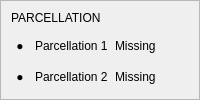
                             <widget class="QFrame" name="frameFilesStatusParcellation">
                              <property name="frameShape">
                               <enum>QFrame::Shape::StyledPanel</enum>
                              </property>
                              <property name="frameShadow">
                               <enum>QFrame::Shadow::Raised</enum>
                              </property>
                              <property name="uiRole" stdset="0">
                               <string>statusGroupCard</string>
                              </property>
                              <layout class="QVBoxLayout" name="frameFilesStatusParcellationLayout">
                               <property name="spacing">
                                <number>6</number>
                               </property>
                               <property name="leftMargin">
                                <number>10</number>
                               </property>
                               <property name="topMargin">
                                <number>8</number>
                               </property>
                               <property name="rightMargin">
                                <number>10</number>
                               </property>
                               <property name="bottomMargin">
                                <number>10</number>
                               </property>
                               <item>
                                <widget class="QLabel" name="frameFilesStatusParcellationTitle">
                                 <property name="minimumSize">
                                  <size>
                                   <width>0</width>
                                   <height>18</height>
                                  </size>
                                 </property>
                                 <property name="maximumSize">
                                  <size>
                                   <width>16777215</width>
                                   <height>18</height>
                                  </size>
                                 </property>
                                 <property name="text">
                                  <string>PARCELLATION</string>
                                 </property>
                                 <property name="uiRole" stdset="0">
                                  <string>statusGroupTitle</string>
                                 </property>
                                </widget>
                               </item>
                               <item>
                                <layout class="QGridLayout" name="frameFilesStatusParcellationGrid" columnstretch="0,0,0">
                                 <property name="leftMargin">
                                  <number>0</number>
                                 </property>
                                 <property name="topMargin">
                                  <number>0</number>
                                 </property>
                                 <property name="rightMargin">
                                  <number>0</number>
                                 </property>
                                 <property name="bottomMargin">
                                  <number>0</number>
                                 </property>
                                 <property name="horizontalSpacing">
                                  <number>6</number>
                                 </property>
                                 <property name="verticalSpacing">
                                  <number>5</number>
                                 </property>
                                 <item row="0" column="0">
                                  <widget class="QLabel" name="pill_FilesCoreg_Parcel1">
                                   <property name="minimumSize">
                                    <size>
                                     <width>18</width>
                                     <height>0</height>
                                    </size>
                                   </property>
                                   <property name="maximumSize">
                                    <size>
                                     <width>18</width>
                                     <height>16777215</height>
                                    </size>
                                   </property>
                                   <property name="text">
                                    <string>●</string>
                                   </property>
                                   <property name="alignment">
                                    <set>Qt::AlignmentFlag::AlignCenter</set>
                                   </property>
                                   <property name="uiRole" stdset="0">
                                    <string>statusPill</string>
                                   </property>
                                   <property name="status" stdset="0">
                                    <string>missing</string>
                                   </property>
                                  </widget>
                                 </item>
                                 <item row="0" column="1">
                                  <widget class="QLabel" name="label_FilesCoreg_Parcel1">
                                   <property name="minimumSize">
                                    <size>
                                     <width>0</width>
                                     <height>0</height>
                                    </size>
                                   </property>
                                   <property name="text">
                                    <string>Parcellation 1</string>
                                   </property>
                                   <property name="uiRole" stdset="0">
                                    <string>statusName</string>
                                   </property>
                                  </widget>
                                 </item>
                                 <item row="0" column="2">
                                  <widget class="QLabel" name="status_FilesCoreg_Parcel1">
                                   <property name="text">
                                    <string>Missing</string>
                                   </property>
                                   <property name="uiRole" stdset="0">
                                    <string>statusText</string>
                                   </property>
                                   <property name="status" stdset="0">
                                    <string>missing</string>
                                   </property>
                                  </widget>
                                 </item>
                                 <item row="1" column="0">
                                  <widget class="QLabel" name="pill_FilesCoreg_Parcel2">
                                   <property name="minimumSize">
                                    <size>
                                     <width>18</width>
                                     <height>0</height>
                                    </size>
                                   </property>
                                   <property name="maximumSize">
                                    <size>
                                     <width>18</width>
                                     <height>16777215</height>
                                    </size>
                                   </property>
                                   <property name="text">
                                    <string>●</string>
                                   </property>
                                   <property name="alignment">
                                    <set>Qt::AlignmentFlag::AlignCenter</set>
                                   </property>
                                   <property name="uiRole" stdset="0">
                                    <string>statusPill</string>
                                   </property>
                                   <property name="status" stdset="0">
                                    <string>missing</string>
                                   </property>
                                  </widget>
                                 </item>
                                 <item row="1" column="1">
                                  <widget class="QLabel" name="label_FilesCoreg_Parcel2">
                                   <property name="minimumSize">
                                    <size>
                                     <width>0</width>
                                     <height>0</height>
                                    </size>
                                   </property>
                                   <property name="text">
                                    <string>Parcellation 2</string>
                                   </property>
                                   <property name="uiRole" stdset="0">
                                    <string>statusName</string>
                                   </property>
                                  </widget>
                                 </item>
                                 <item row="1" column="2">
                                  <widget class="QLabel" name="status_FilesCoreg_Parcel2">
                                   <property name="text">
                                    <string>Missing</string>
                                   </property>
                                   <property name="uiRole" stdset="0">
                                    <string>statusText</string>
                                   </property>
                                   <property name="status" stdset="0">
                                    <string>missing</string>
                                   </property>
                                  </widget>
                                 </item>
                                </layout>
                               </item>
                              </layout>
                             </widget>
